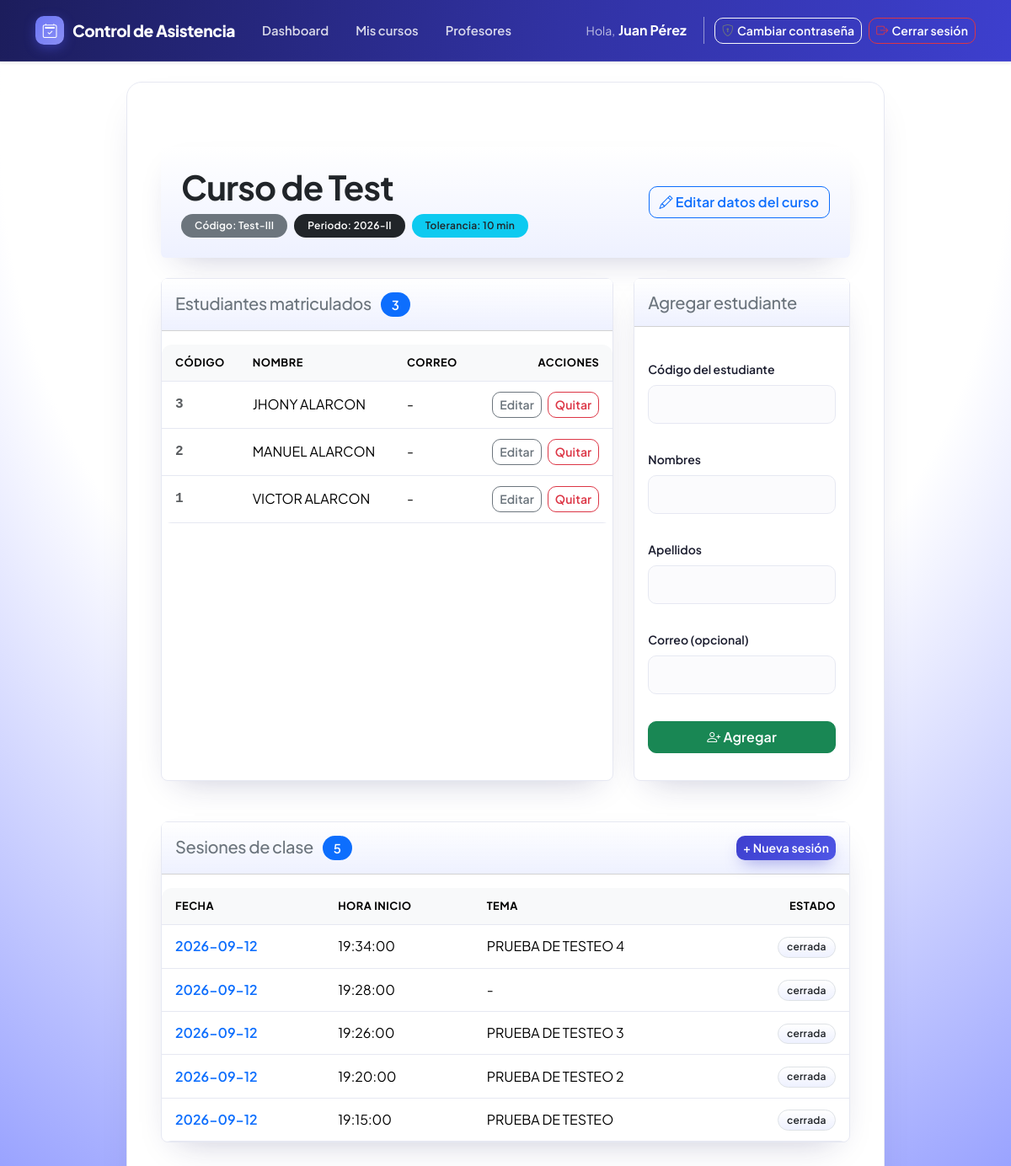
/public/cursos/detalle/11 (signed in), run on the app's committed database.
### tables this page shows
CREATE TABLE `cursos` (
  `id` int(11) NOT NULL,
  `profesor_id` int(11) NOT NULL,
  `nombre` varchar(150) NOT NULL,
  `codigo_curso` varchar(20) NOT NULL,
  `descripcion` text DEFAULT NULL,
  `periodo` varchar(50) DEFAULT NULL,
  `tolerancia_tardanza_min` int(11) NOT NULL DEFAULT 10,
  `estado` enum('activo','inactivo','archivado') NOT NULL DEFAULT 'activo',
  `fecha_creacion` timestamp NOT NULL DEFAULT current_timestamp(),
  `fecha_actualizacion` timestamp NOT NULL DEFAULT current_timestamp() ON UPDATE current_timestamp()
);

CREATE TABLE `estudiantes` (
  `id` int(11) NOT NULL,
  `codigo_estudiante` varchar(20) NOT NULL,
  `nombres` varchar(100) NOT NULL,
  `apellidos` varchar(100) NOT NULL,
  `correo` varchar(150) DEFAULT NULL,
  `estado` enum('activo','inactivo') NOT NULL DEFAULT 'activo',
  `fecha_creacion` timestamp NOT NULL DEFAULT current_timestamp(),
  `fecha_actualizacion` timestamp NOT NULL DEFAULT current_timestamp() ON UPDATE current_timestamp()
);

CREATE TABLE `sesiones_clase` (
  `id` int(11) NOT NULL,
  `curso_id` int(11) NOT NULL,
  `fecha` date NOT NULL,
  `hora_inicio` time NOT NULL,
  `hora_limite_asistencia` time NOT NULL,
  `hora_limite_tardanza` time NOT NULL,
  `tema` varchar(200) DEFAULT NULL,
  `token_formulario` varchar(64) NOT NULL,
  `estado` enum('programada','abierta','cerrada','cancelada') NOT NULL DEFAULT 'programada',
  `fecha_creacion` timestamp NOT NULL DEFAULT current_timestamp()
);

### app/controllers/CursoController.php (called while the page is built, shortened)
<?php
class CursoController
{
    public function detalle(int $id): void
    {
        $curso = Curso::obtenerPorId($id, Auth::profesorActualId());
        $estudiantes = Estudiante::obtenerPorCurso($id);
        $sesiones = SesionClase::obtenerPorCurso($id);
        require BASE_PATH . '/app/views/cursos/detalle.php';
    }
}

### public/index.php (called while the page is built, shortened)
<?php
require BASE_PATH . '/app/core/Router.php';
$router = new Router();
$router->get('/login', 'AuthController', 'mostrarLogin');
$router->post('/login', 'AuthController', 'procesarLogin');
$router->get('/logout', 'AuthController', 'logout');
$router->get('/', 'DashboardController', 'index');
$router->get('/profesores', 'ProfesorController', 'index');
$router->get('/profesores/crear', 'ProfesorController', 'mostrarCrear');
$router->post('/profesores/crear', 'ProfesorController', 'crear');
$router->get('/perfil/password', 'PerfilController', 'mostrarCambiarPassword');
$router->post('/perfil/password', 'PerfilController', 'cambiarPassword');
$router->get('/cursos', 'CursoController', 'index');
$router->get('/cursos/crear', 'CursoController', 'mostrarCrear');
$router->post('/cursos/crear', 'CursoController', 'crear');
$router->get('/cursos/editar/{id}', 'CursoController', 'mostrarEditar');
$router->post('/cursos/editar/{id}', 'CursoController', 'editar');
$router->post('/cursos/eliminar/{id}', 'CursoController', 'eliminar');
$router->get('/cursos/detalle/{id}', 'CursoController', 'detalle');
$router->post('/cursos/{id}/estudiantes/agregar', 'EstudianteController', 'agregar');
$router->post('/cursos/{id}/estudiantes/eliminar/{estudiante_id}', 'EstudianteController', 'eliminar');
$router->get('/cursos/{id}/estudiantes/editar/{estudiante_id}', 'EstudianteController', 'mostrarEditar');
$router->post('/cursos/{id}/estudiantes/editar/{estudiante_id}', 'EstudianteController', 'editar');
$router->get('/cursos/{id}/sesiones/crear', 'SesionController', 'mostrarCrear');
$router->post('/cursos/{id}/sesiones/crear', 'SesionController', 'crear');
$router->get('/cursos/{id}/sesiones/{sesion_id}', 'SesionController', 'detalle');
$router->get('/asistencia/{token}', 'AsistenciaController', 'mostrarFormulario');
$router->post('/asistencia/{token}', 'AsistenciaController', 'registrar');
$carpetaBase = rtrim(str_replace('\\', '/', dirname($_SERVER['SCRIPT_NAME'])), '/');
$uri = parse_url($_SERVER['REQUEST_URI'], PHP_URL_PATH);
if ($carpetaBase !== '' && strpos($uri, $carpetaBase) === 0) {
    $uri = substr($uri, strlen($carpetaBase));
}
$uri = preg_replace('#/index\.php$#', '', $uri);
$uri = rtrim($uri, '/');
$router->despachar($uri, $_SERVER['REQUEST_METHOD']);

### app/models/Curso.php (called while the page is built, shortened)
<?php
class Curso
{
    public static function obtenerPorId(int $id, int $profesorId): ?array
    {
        $pdo = Database::obtenerConexion();
        $stmt = $pdo->prepare('SELECT * FROM cursos WHERE id = ? AND profesor_id = ?');
        $stmt->execute([$id, $profesorId]);
        $resultado = $stmt->fetch();
        return $resultado ?: null;
    }
}

### app/models/Estudiante.php (called while the page is built, shortened)
<?php
class Estudiante
{
    public static function obtenerPorCurso(int $cursoId): array
    {
        $pdo = Database::obtenerConexion();
        $stmt = $pdo->prepare(
            'SELECT e.*
             FROM estudiantes e
             JOIN inscripciones i ON i.estudiante_id = e.id
             WHERE i.curso_id = ? AND i.estado = "activo"
             ORDER BY e.apellidos, e.nombres'
        );
        $stmt->execute([$cursoId]);
        $stmt->setFetchMode(PDO::FETCH_ASSOC);
        return $stmt->fetchAll();
    }
}

### app/models/SesionClase.php (called while the page is built, shortened)
<?php
class SesionClase
{
    public static function obtenerPorCurso(int $cursoId): array
    {
        $pdo = Database::obtenerConexion();
        $stmt = $pdo->prepare('SELECT * FROM sesiones_clase WHERE curso_id = ? ORDER BY fecha DESC, hora_inicio DESC');
        $stmt->execute([$cursoId]);
        return $stmt->fetchAll();
    }
}

### app/views/cursos/detalle.php (the view, shortened to what this page needs)
<?php require BASE_PATH . '/app/views/layouts/header.php'; ?>
<div class="container my-5">
    <div class="card mb-4 border-0 shadow-sm">
        <div class="card-body p-4 bg-surface rounded">
            <div class="d-flex justify-content-between align-items-center flex-wrap gap-3">
                <div>
                    <h1 class="display-6 mb-2 text-dark fw-bold"><?= htmlspecialchars($curso['nombre']) ?></h1>
                    <div class="d-flex flex-wrap gap-2">
                        <span class="badge bg-secondary px-3 py-2">Código: <?= htmlspecialchars($curso['codigo_curso']) ?></span>
                        <span class="badge bg-dark px-3 py-2">Periodo: <?= htmlspecialchars($curso['periodo'] ?? '-') ?></span>
                        <span class="badge bg-info text-dark px-3 py-2">Tolerancia: <?= (int) $curso['tolerancia_tardanza_min'] ?> min</span>
                    </div>
                </div>
                <div>
                    <a href="<?= BASE_URL ?>/cursos/editar/<?= $curso['id'] ?>" class="btn btn-outline-primary">
                        <i class="bi bi-pencil"></i> Editar datos del curso
                    </a>
                </div>
            </div>
        </div>
    </div>
    <div class="row g-4 mb-5">
        <div class="col-lg-8">
            <div class="card shadow-sm h-100">
                <div class="card-header bg-surface py-3">
                    <h2 class="h5 mb-0 text-secondary">
                        Estudiantes matriculados <span class="badge bg-primary rounded-pill ms-2"><?= count($estudiantes) ?></span>
                    </h2>
                </div>
                <div class="card-body p-0">
                    <div class="table-responsive">
                        <table class="table table-hover align-middle mb-0">
                            <thead class="table-light">
                                <tr>
                                    <th class="ps-3">Código</th>
                                    <th>Nombre</th>
                                    <th>Correo</th>
                                    <th class="text-end pe-3">Acciones</th>
                                </tr>
                            </thead>
                            <tbody>
                            <?php foreach ($estudiantes as $est): ?>
                                <tr>
                                    <td class="ps-3 font-monospace fw-bold text-muted"><?= htmlspecialchars($est['codigo_estudiante']) ?></td>
                                    <td><?= htmlspecialchars($est['nombres'] . ' ' . $est['apellidos']) ?></td>
                                    <td><?= htmlspecialchars($est['correo'] ?? '-') ?></td>
                                    <td class="text-end pe-3">
                                        <a href="<?= BASE_URL ?>/cursos/<?= $curso['id'] ?>/estudiantes/editar/<?= $est['id'] ?>" class="btn btn-sm btn-outline-secondary me-1">
                                            Editar
                                        </a>
                                        <form method="POST"
                                              action="<?= BASE_URL ?>/cursos/<?= $curso['id'] ?>/estudiantes/eliminar/<?= $est['id'] ?>"
                                              style="display:inline" onsubmit="return confirm('¿Quitar a este estudiante del curso?');">
                                            <button type="submit" class="btn btn-sm btn-outline-danger">Quitar</button>
                                        </form>
                                    </td>
                                </tr>
                            <?php endforeach; ?>
                            </tbody>
                        </table>
                    </div>
                </div>
            </div>
        </div>
        <div class="col-lg-4">
            <div class="card shadow-sm h-100">
                <div class="card-header bg-surface py-3">
                    <h3 class="h5 mb-0 text-secondary">Agregar estudiante</h3>
                </div>
                <div class="card-body">
                    <form method="POST" action="<?= BASE_URL ?>/cursos/<?= $curso['id'] ?>/estudiantes/agregar">
                        <div class="mb-3">
                            <label class="form-label fw-semibold small">Código del estudiante</label>
                            <input type="text" name="codigo_estudiante" class="form-control" required>
                        </div>
                        <div class="mb-3">
                            <label class="form-label fw-semibold small">Nombres</label>
                            <input type="text" name="nombres" class="form-control" required>
                        </div>
                        <div class="mb-3">
                            <label class="form-label fw-semibold small">Apellidos</label>
                            <input type="text" name="apellidos" class="form-control" required>
                        </div>
                        <div class="mb-4">
                            <label class="form-label fw-semibold small">Correo (opcional)</label>
                            <input type="email" name="correo" class="form-control">
                        </div>
                        <div class="d-grid">
                            <button type="submit" class="btn btn-success">
                                <i class="bi bi-person-plus"></i> Agregar
                            </button>
                        </div>
                    </form>
                </div>
            </div>
        </div>
    </div>
    <div class="card shadow-sm mb-4">
        <div class="card-header bg-surface py-3 d-flex justify-content-between align-items-center flex-wrap gap-2">
            <h2 class="h5 mb-0 text-secondary">
                Sesiones de clase <span class="badge bg-primary rounded-pill ms-2"><?= count($sesiones) ?></span>
            </h2>
            <a href="<?= BASE_URL ?>/cursos/<?= $curso['id'] ?>/sesiones/crear" class="btn btn-sm btn-primary">
                + Nueva sesión
            </a>
        </div>
        <div class="card-body p-0">
            <div class="table-responsive">
                <table class="table table-hover align-middle mb-0">
                    <thead class="table-light">
                        <tr>
                            <th class="ps-3">Fecha</th>
                            <th>Hora inicio</th>
                            <th>Tema</th>
                            <th class="text-end pe-3">Estado</th>
                        </tr>
                    </thead>
                    <tbody>
                    <?php foreach ($sesiones as $ses): ?>
                        <tr>
                            <td class="ps-3">
                                <a href="<?= BASE_URL ?>/cursos/<?= $curso['id'] ?>/sesiones/<?= $ses['id'] ?>" class="text-decoration-none fw-semibold">
                                    <?= htmlspecialchars($ses['fecha']) ?>
                                </a>
                            </td>
                            <td><?= htmlspecialchars($ses['hora_inicio']) ?></td>
                            <td><?= htmlspecialchars($ses['tema'] ?? '-') ?></td>
                            <td class="text-end pe-3">
                                <span class="badge bg-surface text-dark border">
                                    <?= htmlspecialchars($ses['estado']) ?>
                                </span>
                            </td>
                        </tr>
                    <?php endforeach; ?>
                    </tbody>
                </table>
            </div>
        </div>
    </div>
</div>
<?php require BASE_PATH . '/app/views/layouts/footer.php'; ?>

### app/core/Router.php (shortened to what this page needs)
<?php
class Router
{
    private array $rutas = [];
    private function agregar(string $verbo, string $ruta, string $controller, string $metodo): void
    {
        $patron = preg_replace('#\{[a-zA-Z_]+\}#', '([^/]+)', $ruta);
        $patron = '#^' . $patron . '$#';
        $this->rutas[] = [
            'verbo'      => $verbo,
            'patron'     => $patron,
            'controller' => $controller,
            'metodo'     => $metodo,
        ];
    }
    public function despachar(string $uriActual, string $verboActual): void
    {
        foreach ($this->rutas as $ruta) {
            if ($ruta['verbo'] !== $verboActual) {
                continue;
            }
            if (preg_match($ruta['patron'], $uriActual, $coincidencias)) {
                array_shift($coincidencias);
                $controller = new $controllerClase();
                call_user_func_array([$controller, $ruta['metodo']], $coincidencias);
                return;
            }
        }
    }
}

### data on the page
cursos: nombre "Curso de Test", codigo_curso "Test-III", periodo "2026-II", tolerancia_tardanza_min "10"
estudiantes: codigo_estudiante "3", nombres+apellidos "JHONY ALARCON", correo "-"
estudiantes: codigo_estudiante "2", nombres+apellidos "MANUEL ALARCON", correo "-"
estudiantes: codigo_estudiante "1", nombres+apellidos "VICTOR ALARCON", correo "-"
sesiones_clase: fecha "2026-09-12", hora_inicio "19:34:00", tema "PRUEBA DE TESTEO 4", estado "cerrada"
sesiones_clase: fecha "2026-09-12", hora_inicio "19:28:00", tema "-", estado "cerrada"
sesiones_clase: fecha "2026-09-12", hora_inicio "19:26:00", tema "PRUEBA DE TESTEO 3", estado "cerrada"
sesiones_clase: fecha "2026-09-12", hora_inicio "19:20:00", tema "PRUEBA DE TESTEO 2", estado "cerrada"
sesiones_clase: fecha "2026-09-12", hora_inicio "19:15:00", tema "PRUEBA DE TESTEO", estado "cerrada"

### other printed values
count($estudiantes) "3"
count($sesiones) "5"
